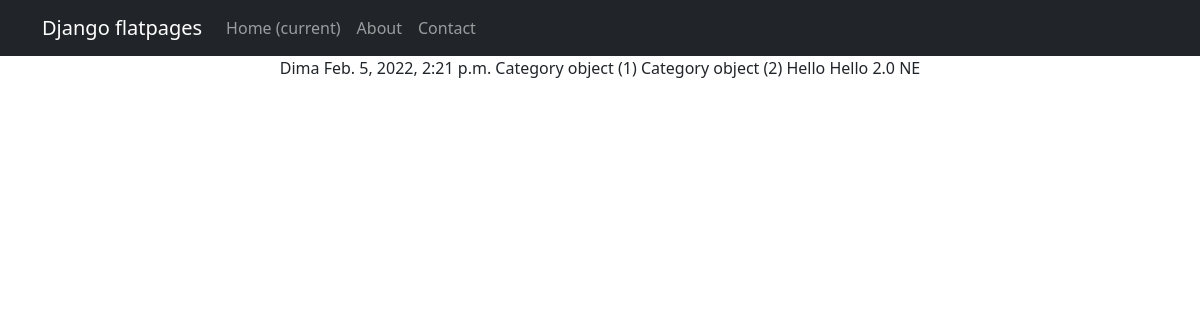
Screenshot of /news/1 with the database file from the repository.
### news/models.py (models this page shows, shortened)
class Post(models.Model):
    news = 'NE'
    paper = 'PA'
    POSITIONS = [(news, 'Новости'), (paper, 'Статьи')]
    authors = models.ForeignKey(Author, on_delete=models.CASCADE)
    categories = models.ManyToManyField(Category, through='PostCategory')
    time_in = models.DateTimeField(auto_now_add=True)
    header = models.CharField(max_length=255)
    text = models.TextField()
    rating_post = models.FloatField(default=1.0)
    paper_news = models.CharField(max_length=2, choices=POSITIONS, default=news)

class Author(models.Model):
    users = models.OneToOneField(User, on_delete=models.CASCADE)
    rating_users = models.FloatField(default=1.0)

class Category(models.Model):
    name_category = models.CharField(max_length=64,unique=True)

### news/views.py (the view)
# urls.py: path('<int:pk>', PostDetail.as_view())]
class PostDetail(DetailView):
    model = Post  # модель всё та же, но мы хотим получать детали конкретно отдельного товара
    template_name = 'Post.html'  # название шаблона будет product.html
    context_object_name = 'post'  # название объекта. в нём будет

### news/templatetags/custom_filters.py (called while the page is built)
@register.filter(name='censor')
def censor(value):
    word = ['жопа', 'блять']
    value = str(value)
    i = value.split()
    for j in i:
        if j in word:
            return 'мат'
        else:
            return str(j)

### templates/Post.html (shortened to what this page needs)
{% extends 'flatpages/default.html' %}
{% load custom_filters %}
{% block content %}
            <tr>
                <td>
                    {{ post.authors.users }}
                </td>
                <td>
                    {{ post.time_in }}
                </td>
                <td>
                    {% for i in post.categories.all %}
                        {{ i }}
                    {% endfor %}
                </td>
                <td>
                    {{ post.header }}
                </td>
                <td>
                    {{ post.text|censor|truncatechars:50 }}
                </td>
                <td>
                    {{ post.rating_post }}
                </td>
                <td>
                    {{ post.paper_news }}
                </td>
            </tr>
{% endblock content %}

### rows the page displays
Post: authors.users "Dima", time_in "Feb. 5, 2022, 2:21 p.m.", header "Hello", text|censor "Hello", rating_post "2.0", paper_news "NE"
Category: id "Category object (1)"
Category: id "Category object (2)"
